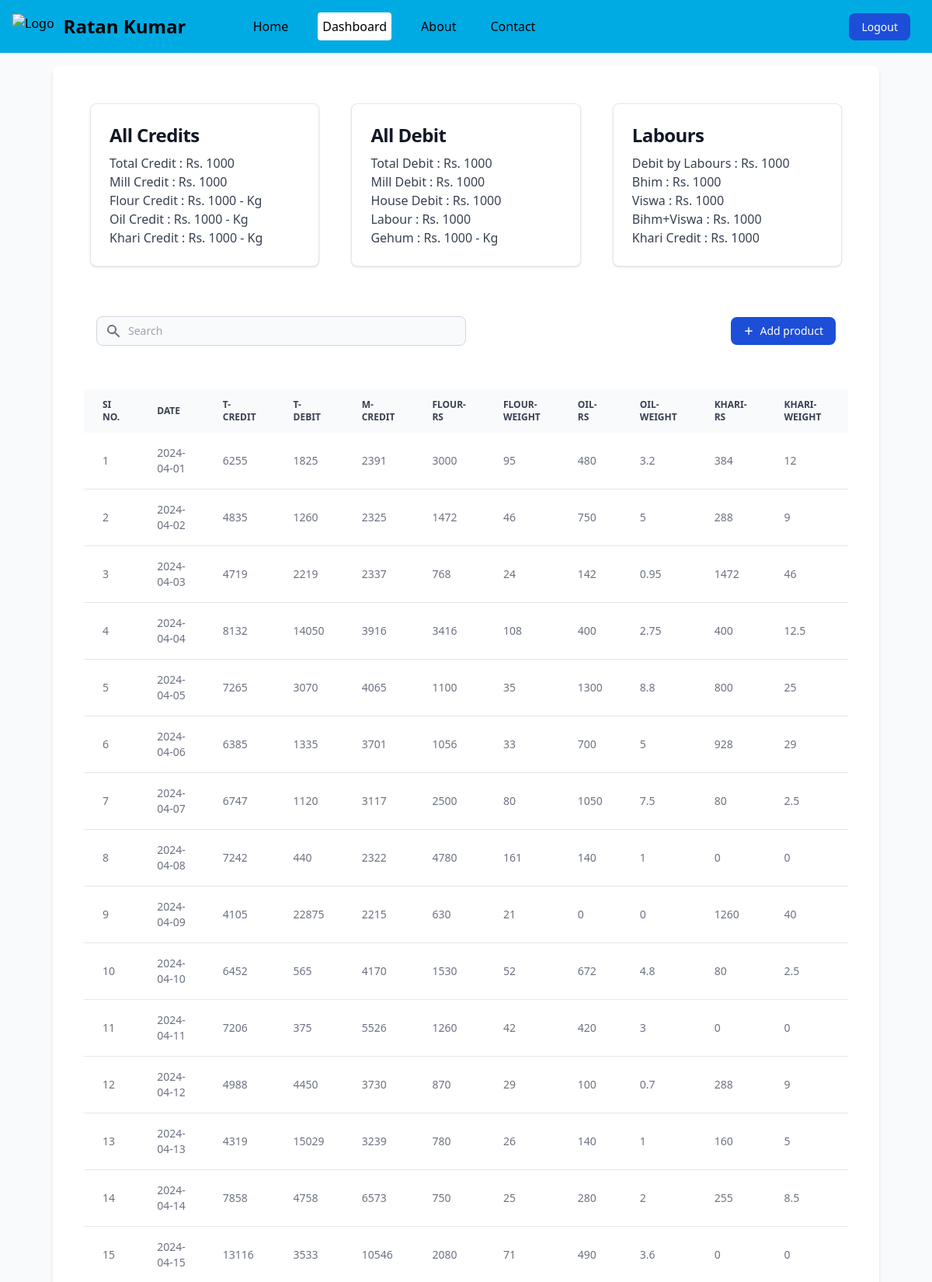
The page /dashboard (signed in, upper part) on the database its author committed.
### app.py (models this page shows, shortened)
class MillData(db.Model):
    id = db.Column(db.Integer, primary_key=True)
    user_id = db.Column(db.Integer, db.ForeignKey('user.id'), nullable=False)
    date = db.Column(db.Date, default=datetime.datetime.now)
    mill_credit = db.Column(db.Integer, nullable=False)
    flour_weight = db.Column(db.Integer, nullable=False)
    flour_rs = db.Column(db.Integer, nullable=False)
    oil_weight = db.Column(db.Integer, nullable=False)
    oil_rs = db.Column(db.Integer, nullable=False)
    khari_weight = db.Column(db.Integer, nullable=False)
    khari_rs = db.Column(db.Integer, nullable=False)
    labour_dscri = db.Column(db.String(100), nullable=False)
    labour_rs = db.Column(db.Integer, nullable=False)
    mill_debit = db.Column(db.Integer, nullable=False)
    mill_dscri = db.Column(db.String(100), nullable=False)
    home_debit = db.Column(db.Integer, nullable=False)
    home_dscri = db.Column(db.String(100), nullable=False)
    gehum_weight = db.Column(db.Integer, nullable=False)
    gehum_rs = db.Column(db.Integer, nullable=False)
    total_credit = db.Column(db.Integer, nullable=False)
    total_debit = db.Column(db.Integer, nullable=False)
    user = db.relationship('User', backref=db.backref('milldatas', lazy=True))

### app.py (the view)
@app.route('/dashboard')
def dashboard():
    if 'email' in session:
        products = MillData.query.all()
        return render_template('dashboard.html', title='Dashboard', current_page='dashboard', products=products)
    else:
        flash('You need to login first.', 'error')
        return redirect('/login')

### templates/dashboard.html (shortened to what this page needs)
{% extends 'layout.html' %}
{% block content %}
<div class="pt-[65px] w-full">
    <section class="bg-gray-50 dark:bg-gray-900 p-3 sm:p-5">
        <div class="mx-auto max-w-screen-xl px-4 lg:px-12">
            <div class="bg-white dark:bg-gray-800 relative shadow-md sm:rounded-lg overflow-hidden">
                <div class="m-10 flex flex-col md:flex-row md:items-center md:justify-between">
                    <div class="block md:w-[30%] max-w-sm m-2 p-6 bg-white border border-gray-200 rounded-lg shadow hover:bg-gray-100 dark:bg-gray-800 dark:border-gray-700 dark:hover:bg-gray-700">
                        <h5 class="mb-2 text-2xl font-bold tracking-tight text-gray-900 dark:text-white">All Credits</h5>
                        <p class="font-normal text-gray-700 dark:text-gray-400">Total Credit : Rs. 1000</p>
                        <p class="font-normal text-gray-700 dark:text-gray-400">Mill Credit : Rs. 1000</p>
                        <p class="font-normal text-gray-700 dark:text-gray-400">Flour Credit : Rs. 1000 - Kg</p>
                        <p class="font-normal text-gray-700 dark:text-gray-400">Oil Credit : Rs. 1000 - Kg</p>
                        <p class="font-normal text-gray-700 dark:text-gray-400">Khari Credit : Rs. 1000 - Kg</p>
                    </div>
                    <div class="block md:w-[30%] max-w-sm m-2 p-6 bg-white border border-gray-200 rounded-lg shadow hover:bg-gray-100 dark:bg-gray-800 dark:border-gray-700 dark:hover:bg-gray-700">
                        <h5 class="mb-2 text-2xl font-bold tracking-tight text-gray-900 dark:text-white">All Debit</h5>
                        <p class="font-normal text-gray-700 dark:text-gray-400">Total Debit : Rs. 1000</p>
                        <p class="font-normal text-gray-700 dark:text-gray-400">Mill Debit : Rs. 1000</p>
                        <p class="font-normal text-gray-700 dark:text-gray-400">House Debit : Rs. 1000</p>
                        <p class="font-normal text-gray-700 dark:text-gray-400">Labour : Rs. 1000</p>
                        <p class="font-normal text-gray-700 dark:text-gray-400">Gehum : Rs. 1000 - Kg</p>
                    </div>
                    <div class="block md:w-[30%] max-w-sm m-2 p-6 bg-white border border-gray-200 rounded-lg shadow hover:bg-gray-100 dark:bg-gray-800 dark:border-gray-700 dark:hover:bg-gray-700">
                        <h5 class="mb-2 text-2xl font-bold tracking-tight text-gray-900 dark:text-white">Labours</h5>
                        <p class="font-normal text-gray-700 dark:text-gray-400">Debit by Labours : Rs. 1000</p>
                        <p class="font-normal text-gray-700 dark:text-gray-400">Bhim : Rs. 1000</p>
                        <p class="font-normal text-gray-700 dark:text-gray-400">Viswa : Rs. 1000</p>
                        <p class="font-normal text-gray-700 dark:text-gray-400">Bihm+Viswa : Rs. 1000</p>
                        <p class="font-normal text-gray-700 dark:text-gray-400">Khari Credit : Rs. 1000</p>
                    </div>
                </div>
                <div class="m-10 flex flex-col md:flex-row items-center justify-between space-y-3 md:space-y-0 md:space-x-4 p-4">
                    <div class="w-full md:w-1/2">
                        <form class="flex items-center">
                            <div class="relative w-full">
                                <div class="absolute inset-y-0 left-0 flex items-center pl-3 pointer-events-none">
                                </div>
                                <input type="text" id="simple-search" class="bg-gray-50 border border-gray-300 text-gray-900 text-sm rounded-lg focus:ring-primary-500 focus:border-primary-500 block w-full pl-10 p-2 dark:bg-gray-700 dark:border-gray-600 dark:placeholder-gray-400 dark:text-white dark:focus:ring-primary-500 dark:focus:border-primary-500" placeholder="Search" required="">
                            </div>
                        </form>
                    </div>
                    <div class="w-full md:w-auto flex flex-col md:flex-row space-y-2 md:space-y-0 items-stretch md:items-center justify-end md:space-x-3 flex-shrink-0">
                        <button type="button" class="flex items-center justify-center text-white bg-blue-700 hover:bg-primary-800 focus:ring-4 focus:ring-primary-300 font-medium rounded-lg text-sm px-4 py-2 dark:bg-primary-600 dark:hover:bg-primary-700 focus:outline-none dark:focus:ring-primary-800">
                            <svg class="h-3.5 w-3.5 mr-2" fill="currentColor" viewbox="0 0 20 20"
                                xmlns="http://www.w3.org/2000/svg" aria-hidden="true">
                                <path clip-rule="evenodd" fill-rule="evenodd"
                                    d="M10 3a1 1 0 011 1v5h5a1 1 0 110 2h-5v5a1 1 0 11-2 0v-5H4a1 1 0 110-2h5V4a1 1 0 011-1z" />
                            </svg>
                            <a href="/add_new_data">Add product</a>
                        </button>
                    </div>
                </div>
                <div class="overflow-x-auto m-10">
                    <table class="w-full text-sm text-left text-gray-500 dark:text-gray-400">
                        <thead class="text-xs text-gray-700 uppercase bg-gray-50 dark:bg-gray-700 dark:text-gray-400">
                            <tr>
                                <th scope="col" class="px-6 py-3"> SI No.</th>
                                <th scope="col" class="px-6 py-3"> Date </th>
                                <th scope="col" class="px-6 py-3">T-Credit </th>
                                <th scope="col" class="px-6 py-3">T-Debit </th>
                                <th scope="col" class="px-6 py-3">M-Credit</th>
                                <th scope="col" class="px-6 py-3">Flour-Rs</th>
                                <th scope="col" class="px-6 py-3">Flour-weight</th>
                                <th scope="col" class="px-6 py-3">Oil-Rs</th>
                                <th scope="col" class="px-6 py-3">Oil-weight</th>
                                <th scope="col" class="px-6 py-3">Khari-Rs</th>
                                <th scope="col" class="px-6 py-3">Khari-weight</th>
                                <th scope="col" class="px-6 py-3">M-Debit</th>
                            </tr>
                        </thead>
                        <tbody>
                            {% for product in products %}
                            <tr class="bg-white border-b dark:bg-gray-800 dark:border-gray-700">
                                <td class="px-6 py-4">{{ loop.index }}</td>
                                <td class="px-6 py-4">{{ product.date }}</td>
                                <td class="px-6 py-4">{{ product.total_credit }}</td>
                                <td class="px-6 py-4">{{ product.total_debit }}</td>
                                <td class="px-6 py-4">{{ product.mill_credit }}</td>
                                <td class="px-6 py-4">{{ product.flour_rs }}</td>
                                <td class="px-6 py-4">{{ product.flour_weight }}</td>
                                <td class="px-6 py-4">{{ product.oil_rs }}</td>
                                <td class="px-6 py-4">{{ product.oil_weight }}</td>
                                <td class="px-6 py-4">{{ product.khari_rs }}</td>
                                <td class="px-6 py-4">{{ product.khari_weight }}</td>
                                <td class="px-6 py-4">{{ product.mill_debit }}</td>
                            </tr>
                            {% endfor %}
                        </tbody>
                    </table>
                </div>
            </div>
        </div>
    </section>
</div>
{% endblock %}

### templates/layout.html (shortened to what this page needs)
<!DOCTYPE html>
<html lang="en">
<head>
    <script src="https://cdn.tailwindcss.com"></script>
    <link href="https://cdn.jsdelivr.net/npm/flowbite@2.4.1/dist/flowbite.min.css" rel="stylesheet" />
</head>
<body class="bg-[#E9F1FA] dark:bg-[#00ABE4]">
    <nav class="bg-[#00ABE4] dark:bg-gray-900 fixed w-full z-20 top-0 start-0 border-b border-gray-200 dark:border-gray-600">
        <div class="max-w-screen-xl flex flex-wrap items-center justify-between mx-auto p-4">
            <a href="/" class="flex items-center space-x-3 rtl:space-x-reverse">
                <img src="https://flowbite.com/docs/images/logo.svg" class="h-8" alt="Logo">
                <span class="self-center text-2xl font-semibold whitespace-nowrap dark:text-white">Ratan Kumar</span>
            </a>
            <div class="items-center hidden w-full md:flex md:justify-between md:items-center md:w-[74%] md:order-1" id="navbar-sticky">
                <div class="w-auto">
                    <ul class="flex flex-col p-4 md:p-0 mt-4 font-medium border border-gray-100 rounded-lg bg-gray-50 md:space-x-8 rtl:space-x-reverse md:flex-row md:mt-0 md:border-0 md:bg-[#00ABE4] dark:bg-gray-800 md:dark:bg-gray-900 dark:border-gray-700">
                        <li>
                            <a href="/" {% if current_page == 'home' %}class="bg-gray-400 md:bg-white dark:bg-gray-700 md:dark:bg-gray-500  block py-2 px-3 md:p-1.5 rounded hover:bg-gray-400  md:hover:bg-white md:hover:text-blue-700 md:p-0 md:dark:hover:text-blue-500 dark:text-white dark:hover:bg-gray-700 dark:hover:text-white dark:border-gray-700"
                            {% else %} class="block py-2 px-3 md:p-1.5 rounded hover:bg-gray-400  md:hover:bg-white md:hover:text-blue-700 md:p-0 md:dark:hover:text-blue-500 dark:text-white dark:hover:bg-gray-700 dark:hover:text-white md:dark:hover:bg-transparent dark:border-gray-700" {% endif %}>Home</a>
                        </li>
                        {% if 'email' in session %}
                        <li>
                            <a href="/dashboard" {% if current_page == 'dashboard' %}class="bg-gray-400 md:bg-white dark:bg-gray-700 md:dark:bg-gray-500  block py-2 px-3 md:p-1.5 rounded hover:bg-gray-400  md:hover:bg-white md:hover:text-blue-700 md:p-0 md:dark:hover:text-blue-500 dark:text-white dark:hover:bg-gray-700 dark:hover:text-white dark:border-gray-700"
                            {% else %} class="block py-2 px-3 md:p-1.5 rounded hover:bg-gray-400  md:hover:bg-white md:hover:text-blue-700 md:p-0 md:dark:hover:text-blue-500 dark:text-white dark:hover:bg-gray-700 dark:hover:text-white md:dark:hover:bg-transparent dark:border-gray-700" {% endif %}>Dashboard</a>
                        </li>
                        {% endif %}
                        <li>
                            <a href="/about" {% if current_page == 'about' %}class="bg-gray-400 md:bg-white dark:bg-gray-700 md:dark:bg-gray-500  block py-2 px-3 md:p-1.5 rounded hover:bg-gray-400  md:hover:bg-white md:hover:text-blue-700 md:p-0 md:dark:hover:text-blue-500 dark:text-white dark:hover:bg-gray-700 dark:hover:text-white dark:border-gray-700"
                            {% else %} class="block py-2 px-3 md:p-1.5 rounded hover:bg-gray-400  md:hover:bg-white md:hover:text-blue-700 md:p-0 md:dark:hover:text-blue-500 dark:text-white dark:hover:bg-gray-700 dark:hover:text-white md:dark:hover:bg-transparent dark:border-gray-700" {% endif %}>About</a>
                        </li>
                        <li>
                            <a href="/contactus" {% if current_page == 'contactus' %}class="bg-gray-400 md:bg-white dark:bg-gray-700 md:dark:bg-gray-500  block py-2 px-3 md:p-1.5 rounded hover:bg-gray-400  md:hover:bg-white md:hover:text-blue-700 md:p-0 md:dark:hover:text-blue-500 dark:text-white dark:hover:bg-gray-700 dark:hover:text-white dark:border-gray-700"
                            {% else %} class="block py-2 px-3 md:p-1.5 rounded hover:bg-gray-400  md:hover:bg-white md:hover:text-blue-700 md:p-0 md:dark:hover:text-blue-500 dark:text-white dark:hover:bg-gray-700 dark:hover:text-white md:dark:hover:bg-transparent dark:border-gray-700" {% endif %} >Contact</a>
                        </li>
                    </ul>
                </div>
                <div class="my-5 md:my-0 md:ms-[20px] ">
                    {% if 'email' in session %}
                        <button type="submit" class="me-3"><a href="/logout" class="text-white bg-blue-700 hover:bg-blue-800 focus:ring-4 focus:outline-none focus:ring-blue-300 font-medium rounded-lg text-sm px-4 py-2 text-center dark:bg-blue-600 dark:hover:bg-blue-700 dark:focus:ring-blue-800">Logout</a></button>
                    {% endif %}
                </div>
            </div>
        </div>
    </nav>
    {% block content %}{% endblock %}
</body>
</html>

### rows shown on the page
MillData: date "2024-04-01", total_credit "6255", total_debit "1825", mill_credit "2391", flour_rs "3000", flour_weight "95", oil_rs "480", oil_weight "3.2", khari_rs "384", khari_weight "12"
MillData: date "2024-04-02", total_credit "4835", total_debit "1260", mill_credit "2325", flour_rs "1472", flour_weight "46", oil_rs "750", oil_weight "5", khari_rs "288", khari_weight "9"
MillData: date "2024-04-03", total_credit "4719", total_debit "2219", mill_credit "2337", flour_rs "768", flour_weight "24", oil_rs "142", oil_weight "0.95", khari_rs "1472", khari_weight "46"
MillData: date "2024-04-04", total_credit "8132", total_debit "14050", mill_credit "3916", flour_rs "3416", flour_weight "108", oil_rs "400", oil_weight "2.75", khari_rs "400", khari_weight "12.5"
MillData: date "2024-04-05", total_credit "7265", total_debit "3070", mill_credit "4065", flour_rs "1100", flour_weight "35", oil_rs "1300", oil_weight "8.8", khari_rs "800", khari_weight "25"
MillData: date "2024-04-06", total_credit "6385", total_debit "1335", mill_credit "3701", flour_rs "1056", flour_weight "33", oil_rs "700", oil_weight "5", khari_rs "928", khari_weight "29"
MillData: date "2024-04-07", total_credit "6747", total_debit "1120", mill_credit "3117", flour_rs "2500", flour_weight "80", oil_rs "1050", oil_weight "7.5", khari_rs "80", khari_weight "2.5"
MillData: date "2024-04-08", total_credit "7242", total_debit "440", mill_credit "2322", flour_rs "4780", flour_weight "161", oil_rs "140", oil_weight "1", khari_rs "0", khari_weight "0"
MillData: date "2024-04-09", total_credit "4105", total_debit "22875", mill_credit "2215", flour_rs "630", flour_weight "21", oil_rs "0", oil_weight "0", khari_rs "1260", khari_weight "40"
MillData: date "2024-04-10", total_credit "6452", total_debit "565", mill_credit "4170", flour_rs "1530", flour_weight "52", oil_rs "672", oil_weight "4.8", khari_rs "80", khari_weight "2.5"
MillData: date "2024-04-11", total_credit "7206", total_debit "375", mill_credit "5526", flour_rs "1260", flour_weight "42", oil_rs "420", oil_weight "3", khari_rs "0", khari_weight "0"
MillData: date "2024-04-12", total_credit "4988", total_debit "4450", mill_credit "3730", flour_rs "870", flour_weight "29", oil_rs "100", oil_weight "0.7", khari_rs "288", khari_weight "9"
MillData: date "2024-04-13", total_credit "4319", total_debit "15029", mill_credit "3239", flour_rs "780", flour_weight "26", oil_rs "140", oil_weight "1", khari_rs "160", khari_weight "5"
MillData: date "2024-04-14", total_credit "7858", total_debit "4758", mill_credit "6573", flour_rs "750", flour_weight "25", oil_rs "280", oil_weight "2", khari_rs "255", khari_weight "8.5"
MillData: date "2024-04-15", total_credit "13116", total_debit "3533", mill_credit "10546", flour_rs "2080", flour_weight "71", oil_rs "490", oil_weight "3.6", khari_rs "0", khari_weight "0"
